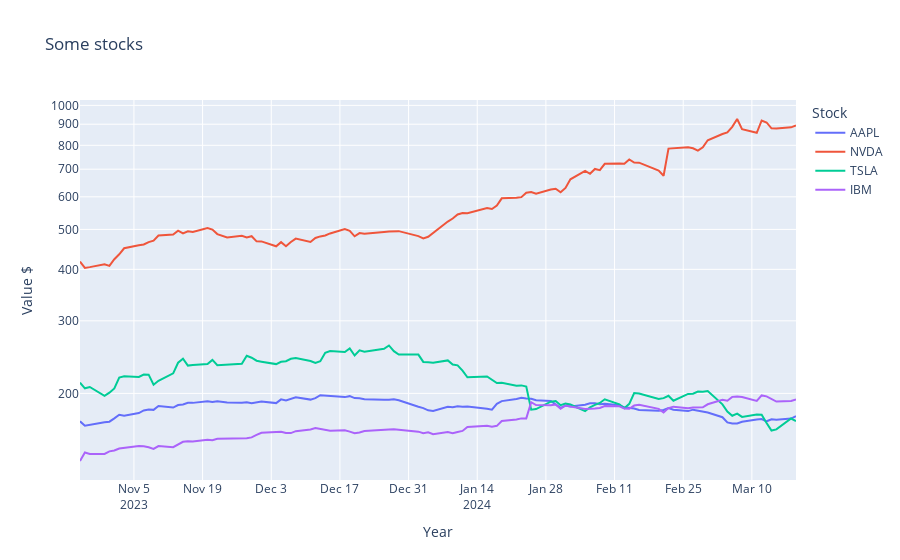

The cell this chart's notebook holds for it:
### Code cell
import plotly_express as px

# initial plot
px.line(stocks, x=stocks.index, y=[
        "AAPL", "NVDA", "TSLA", "IBM"],
        labels={"variable": "Stock", "index": "Year", "value": "Value $"},
        title="Some stocks", log_y=True)
